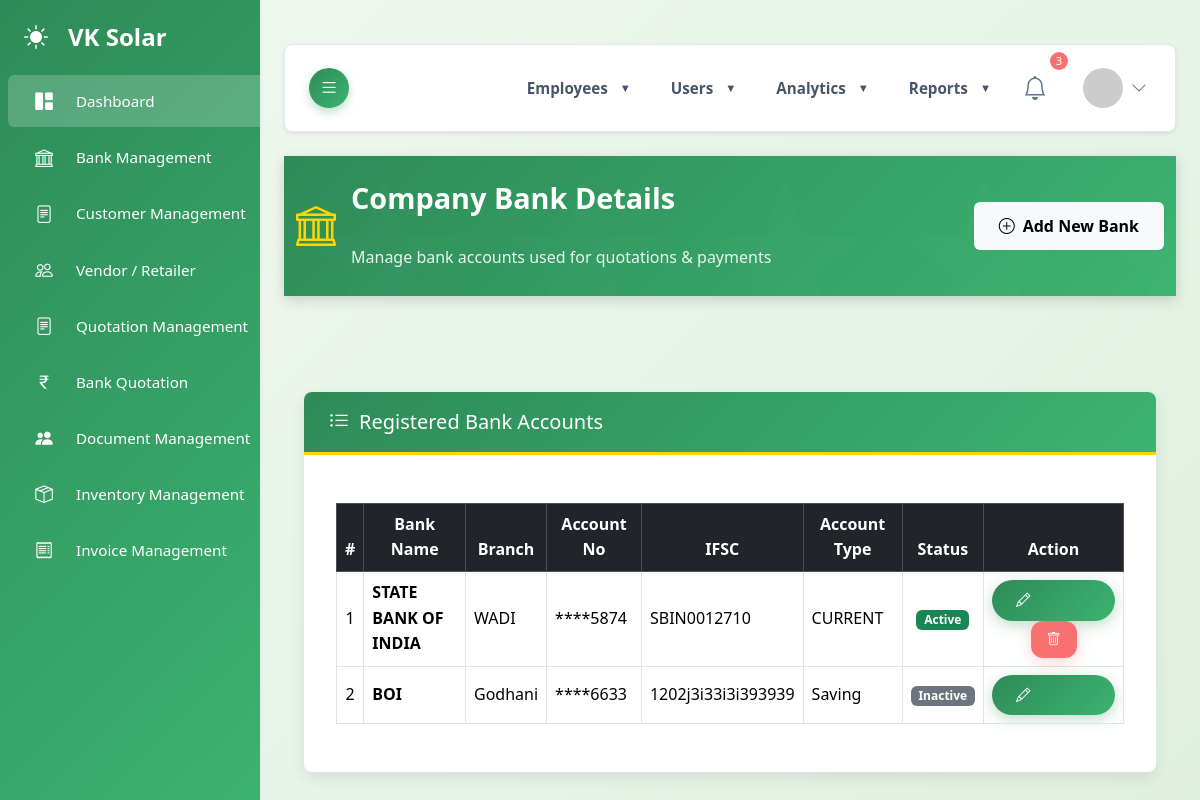
Screenshot of /admin/bank_details/index.php (signed in) with the database file from the repository.
### tables this page shows
CREATE TABLE `company_bank_details` (
  `id` int NOT NULL,
  `bank_name` varchar(255) NOT NULL,
  `branch_name` varchar(255) NOT NULL,
  `account_number` varchar(50) NOT NULL,
  `account_type` varchar(50) DEFAULT NULL,
  `ifsc_code` varchar(20) NOT NULL,
  `bank_gst` varchar(50) DEFAULT NULL,
  `is_active` tinyint(1) DEFAULT '1',
  `created_by` int DEFAULT NULL,
  `created_at` timestamp NULL DEFAULT CURRENT_TIMESTAMP,
  `updated_at` timestamp NULL DEFAULT NULL ON UPDATE CURRENT_TIMESTAMP
);

### admin/connect/auth_middleware.php (called while the page is built, shortened)
<?php
class AuthMiddleware {
    private $conn;
    public function __construct($connection) {
        $this->conn = $connection;
    }
    public function requireAuth() {
        if (!$this->verifyUserActive($_SESSION['user_id'])) {
            $this->logout();
            $this->redirectToLogin();
        }
    }
    public function checkPermission($module, $action = 'view') {
        $this->requireAuth();
        $role = $_SESSION['role'];
        $permission = $this->getUserPermission($role, $module);
        switch ($action) {
            case 'view': return $permission['can_view'];
            case 'create': return $permission['can_create'];
            case 'edit': return $permission['can_edit'];
            case 'delete': return $permission['can_delete'];
        }
    }
    private function getUserPermission($role, $module) {
        $stmt = $this->conn->prepare("
            SELECT can_view, can_create, can_edit, can_delete
            FROM user_permissions
            WHERE role = ? AND module = ?
        ");
        $stmt->bind_param("ss", $role, $module);
        $stmt->execute();
        $result = $stmt->get_result();
        if ($result->num_rows > 0) {
            return $result->fetch_assoc();
        }
        return ['can_view' => false, 'can_create' => false, 'can_edit' => false, 'can_delete' => false];
    }
    private function verifyUserActive($userId) {
        $stmt = $this->conn->prepare("
            SELECT id, username, role, is_active
            FROM users
            WHERE id = ? AND is_active = 1
        ");
        $stmt->bind_param("i", $userId);
        $stmt->execute();
        $result = $stmt->get_result();
        if ($result->num_rows > 0) {
            $user = $result->fetch_assoc();
            return true;
        }
        return false;
    }
}
require_once 'db.php';
$auth = new AuthMiddleware($conn);
?>

### admin/bank_details/index.php (the view, shortened to what this page needs)
<?php
require_once __DIR__ . '/../connect/db.php';
require_once __DIR__ . '/../connect/auth_middleware.php';
$result = $conn->query("
    SELECT
        id,
        bank_name,
        branch_name,
        account_number,
        account_type,
        ifsc_code,
        bank_gst,
        is_active,
        created_at
    FROM company_bank_details
    ORDER BY created_at DESC
");
?>
<!DOCTYPE html>
<html lang="en">
<head>
    <?php require_once __DIR__ . '/../include/head2.php'; ?>
</head>
<body>
<?php
include 'include/sidebar.php';
?>
<div id="main-content">
<?php
include 'include/navbar.php';
?>
<header class="professional-header">
    <div class="container">
        <div class="row align-items-center">
            <div class="col-md-8">
                <div class="logo-container">
                    <i class="bi bi-bank logo-icon"></i>
                    <div class="header-content">
                        <h1>Company Bank Details</h1>
                        <p>Manage bank accounts used for quotations & payments</p>
                    </div>
                </div>
            </div>
            <div class="col-md-4 text-md-end">
                <?php if ($auth->checkPermission('bank_details_management', 'create')): ?>
                <a href="create.php" class="btn btn-light btn-professional">
                    <i class="bi bi-plus-circle"></i> Add New Bank
                </a>
                <?php endif; ?>
            </div>
        </div>
    </div>
</header>
<div class="main-container">
    <div class="professional-card">
        <div class="card-header">
            <h5><i class="bi bi-list-ul"></i> Registered Bank Accounts</h5>
        </div>
        <div class="card-body table-responsive">
            <table class="table table-bordered table-hover align-middle">
                <thead class="table-dark text-center">
                    <tr>
                        <th>#</th>
                        <th>Bank Name</th>
                        <th>Branch</th>
                        <th>Account No</th>
                        <th>IFSC</th>
                        <th>Account Type</th>
                        <th>Status</th>
                        <th width="140">Action</th>
                    </tr>
                </thead>
                <tbody>
                <?php
                if ($result && $result->num_rows > 0):
                    $i = 1;
                    while ($row = $result->fetch_assoc()):
                ?>
                    <tr>
                        <td class="text-center"><?= $i++ ?></td>
                        <td class="fw-bold"><?= htmlspecialchars($row['bank_name']) ?></td>
                        <td><?= htmlspecialchars($row['branch_name']) ?></td>
                        <td>
                            ****<?= substr($row['account_number'], -4) ?>
                        </td>
                        <td><?= htmlspecialchars($row['ifsc_code']) ?></td>
                        <td><?= htmlspecialchars($row['account_type']) ?></td>
                        <td class="text-center">
                            <?php if ($row['is_active']) : ?>
                                <span class="badge bg-success">Active</span>
                            <?php else : ?>
                                <span class="badge bg-secondary">Inactive</span>
                            <?php endif; ?>
                        </td>
                        <td class="text-center">
                            <?php if ($auth->checkPermission('bank_details_management', 'edit')): ?>
                            <a href="edit.php?id=<?= $row['id'] ?>"
                               class="btn btn-sm btn-primary">
                                <i class="bi bi-pencil"></i>
                            </a>
                            <?php endif; ?>
                            <?php if ($row['is_active'] && $auth->checkPermission('bank_details_management', 'delete')): ?>
                                <a href="delete.php?id=<?= $row['id'] ?>"
                                   class="btn btn-sm btn-danger"
                                   onclick="return confirm('Deactivate this bank?')">
                                    <i class="bi bi-trash"></i>
                                </a>
                            <?php endif; ?>
                        </td>
                    </tr>
                <?php
                    endwhile;
                endif; ?>
                </tbody>
            </table>
        </div>
    </div>
</div>
</div>
</body>
</html>

### admin/css&js/style.css (style rules this page uses)
:root { --primary: #2e8b57; --primary-light: #3cb371; --primary-dark: #1e6b47; --secondary: #f5f5f5; --accent: #87ceeb; --accent-light: #b0e2ff; --earth: #d2b48c; --earth-light: #f0e6d6; --dark: #2c3e50; --light: #f8f9fa; --gradient-primary: linear-gradient( 135deg, var(--primary) 0%, var(--primary-light) 100% ); --gradient-secondary: linear-gradient( 135deg, var(--earth-light) 0%, var(--secondary) 100% ); --gradient-hero: linear-gradient( 135deg, rgba(46, 139, 87, 0.85) 0%, rgba(60, 179, 113, 0.85) 100% ); --gradient-nature: linear-gradient( 135deg, var(--primary) 0%, var(--accent) 100% ); --background-light: #f1f5f9; --text-light: #64748b; --card-bg-light: #ffffff; --border-color-light: #e2e8f0; --success-color: #10b981; --danger-color: #f87171; --warning-color: #fbbf24; }
body { font-family: "Inter", sans-serif; background-color: var(--background-light); color: var(--text-light); padding-top: 20px; overflow-x: hidden; }
#main-content { margin-left: 260px; padding: 1.5rem; transition: margin-left 0.3s ease-in-out; }
.card-header, .card-footer { background-color: transparent; border-bottom: 1px solid var(--border-color-light); color: var(--text-light); }
.card-header { padding: 1rem 1.5rem; }
.card-header { display: flex; justify-content: space-between; align-items: flex-start; margin-bottom: 1rem; }
.btn-primary { background: var(--gradient-primary) !important; border: none !important; box-shadow: 0 4px 15px rgba(46, 139, 87, 0.3); border-radius: 25px !important; transition: all 0.3s ease; font-weight: 500; padding: 12px 30px; }
.table { color: var(--text-light); }

### admin/css&js/carousel.css (style rules this page uses)
:root { --primary: #2e8b57; --primary-light: #3cb371; --primary-dark: #1e6b47; --secondary: #f5f5f5; --accent: #87ceeb; --dark: #2c3e50; --light: #f8f9fa; --gradient-primary: linear-gradient( 135deg, var(--primary) 0%, var(--primary-light) 100% ); --background-light: #f1f5f9; --text-light: #64748b; --card-bg-light: #ffffff; --border-color-light: #e2e8f0; --success-color: #10b981; --danger-color: #f87171; --warning-color: #fbbf24; }
body { font-family: "Inter", sans-serif; background-color: var(--background-light); color: var(--text-light); padding-top: 20px; overflow-x: hidden; }
#main-content { margin-left: 260px; padding: 1.5rem; transition: margin-left 0.3s ease-in-out; }
.card-header { background: var(--gradient-primary); color: white; border: none; padding: 1.5rem; }
.card-body { padding: 2rem; }
.btn-primary { background: var(--gradient-primary) !important; border: none !important; box-shadow: 0 4px 15px rgba(46, 139, 87, 0.3); border-radius: 0.75rem !important; transition: all 0.3s ease; font-weight: 600; padding: 12px 30px; }
.btn-danger { background: var(--danger-color) !important; border: none !important; box-shadow: 0 4px 15px rgba(248, 113, 113, 0.3); border-radius: 0.75rem !important; padding: 8px 16px; }

### admin/css&js/logo&brand.css (style rules this page uses)
:root { --primary-green: #48bb78; --dark-green: #38a169; --light-green: #c6f6d5; --accent-green: #68d391; --text-dark: #2d3748; --text-light: #718096; --bg-light: #f7fafc; --border: #e2e8f0; --shadow: 0 2px 4px -1px rgba(0, 0, 0, 0.1), 0 1px 2px -1px rgba(0, 0, 0, 0.06); --shadow-lg: 0 4px 6px -1px rgba(0, 0, 0, 0.1), 0 2px 4px -1px rgba(0, 0, 0, 0.06); }
.btn-primary { background: linear-gradient(135deg, var(--primary-green), var(--dark-green)); border: none; border-radius: 8px; padding: 10px 20px; font-weight: 600; display: flex; align-items: center; gap: 6px; transition: all 0.3s ease; box-shadow: 0 2px 4px rgba(72, 187, 120, 0.2); font-size: 0.9rem; }
.text-center { text-align: center; }

### admin/css&js/view-project.css (style rules this page uses)
:root { --primary-color: #2e8b57; --secondary-color: #3cb371; --light-color: #f5f5f5; --dark-color: #333; --border-radius: 10px; --box-shadow: 0 3px 10px rgba(0, 0, 0, 0.08); --transition: all 0.3s ease; }
body { background-color: #f8f9fa; font-family: "Segoe UI", Tahoma, Geneva, Verdana, sans-serif; line-height: 1.6; }
.header-content { display: flex; justify-content: space-between; align-items: center; flex-wrap: wrap; gap: 1.5rem; }

### admin/css&js/view-product.css (style rules this page uses)
:root { --primary-color: #2e8b57; --secondary-color: #3cb371; --light-color: #f5f5f5; --dark-color: #333; --border-radius: 10px; --box-shadow: 0 3px 10px rgba(0, 0, 0, 0.08); --transition: all 0.3s ease; }
body { background-color: #f8f9fa; font-family: "Segoe UI", Tahoma, Geneva, Verdana, sans-serif; line-height: 1.6; }
.header-content { display: flex; justify-content: space-between; align-items: center; flex-wrap: wrap; gap: 1.5rem; }

### rows the page displays
company_bank_details: bank_name "STATE BANK OF INDIA", branch_name "WADI", account_number "5874", ifsc_code "SBIN0012710", account_type "CURRENT", is_active "Active"
company_bank_details: bank_name "BOI", branch_name "Godhani", account_number "6633", ifsc_code "1202j3i33i3i393939", account_type "Saving", is_active "Inactive"
